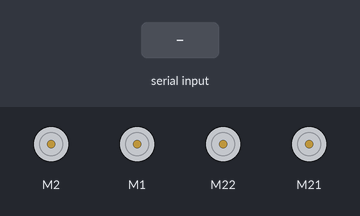
The sketch below on a simulated Arduino Mega 2560, built with avr-gcc and run on an emulated ATmega2560. Shown: 4 × DC motor (green arrow = forward, orange = backward, longer = faster). The inputs (shaded band) are chosen by the test bench. What the sketch prints to the serial monitor is not drawn.

Above: at 1.2 s.
1.3 s: "F90\n" received over Serial
At 2.1 s:
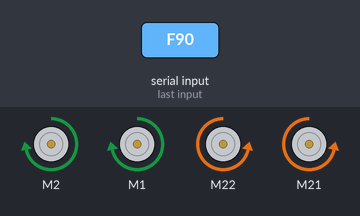
2.8 s: "B90\n" received over the second serial link
At 3.3 s:
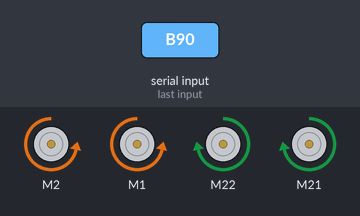
4.3 s: "L90\n" received over Serial
At 5.5 s:
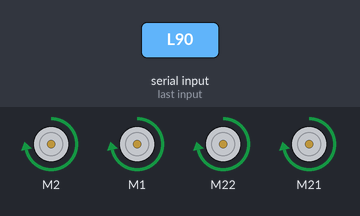
5.8 s: "R90\n" received over the second serial link
At 6.8 s:
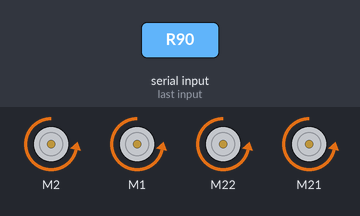
7.3 s: "F90\n" received over the second serial link
At 7.9 s:
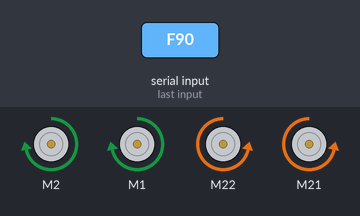
8.8 s: "B,45\n" received over the second serial link
At 10.2 s:
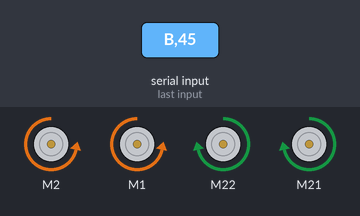
Timing chart, 0 to 11.3 s (numbered marks = the images above; inputs shaded):
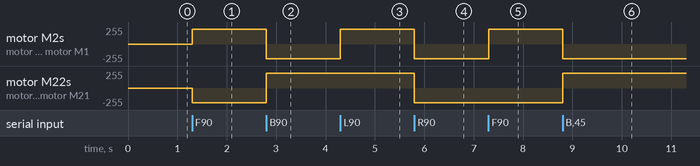

Measured:
- after the input at 1.3 s, motor M2, motor M1: stopped → forward 220/255 at once; motor M22, motor M21: stopped → backward 220/255 at once
- after the input at 2.8 s, motor M2, motor M1: forward 220/255 → backward 220/255 at once; motor M22, motor M21: backward 220/255 → forward 220/255 at once
- after the input at 4.3 s, motor M2, motor M1: backward 220/255 → forward 220/255 at once
- after the input at 5.8 s, motor M2, motor M1, motor M22, motor M21: forward 220/255 → backward 220/255 at once
- after the input at 7.3 s, motor M2, motor M1: backward 220/255 → forward 220/255 at once
- after the input at 8.8 s, motor M2, motor M1: forward 220/255 → backward 220/255 at once; motor M22, motor M21: backward 220/255 → forward 220/255 at once

The sketch:

master_dc.ino
```cpp
#include <MeMegaPi.h>

/*
Standalone master (DC-style drive):
- No encoder position targets.
- Direct DC motor control via run()/stop().
- Commands: F, B, L, R, x, optional V<speed>
- Accepts commands from Serial3 (BT) and Serial (USB).
*/

// ===== Hardware =====
// Adjust these ports to match your motor wiring on MegaPi.
MeMegaPiDCMotor motor_L1(PORT2B);  // Left front
MeMegaPiDCMotor motor_L2(PORT1B);  // Left rear
MeMegaPiDCMotor motor_R1(PORT4B);  // Right front
MeMegaPiDCMotor motor_R2(PORT3B);  // Right rear

// ===== Constants =====
const long SERIAL_BAUD = 115200;
const int DEFAULT_DRIVE_SPEED = 220;
const int MIN_DRIVE_SPEED = 80;
const int MAX_DRIVE_SPEED = 255;

// ===== State =====
int driveSpeed = DEFAULT_DRIVE_SPEED;

// ===== Utility =====
long parseLongSuffix(const String &s, int start, long defaultValue = 0) {
  if (s.length() <= start) return defaultValue;
  return atol(s.substring(start).c_str());
}

void replyMaster(const String &msg) {
  Serial3.println(msg);
}

void setDriveRun(int leftSpeed, int rightSpeed) {
  motor_L1.run(leftSpeed);
  motor_L2.run(leftSpeed);
  motor_R1.run(rightSpeed);
  motor_R2.run(rightSpeed);
}

void driveForward() {
  // Right side is mirrored in this build.
  setDriveRun(driveSpeed, -driveSpeed);
}

void driveBackward() {
  setDriveRun(-driveSpeed, driveSpeed);
}

void turnLeft() {
  setDriveRun(driveSpeed, driveSpeed);
}

void turnRight() {
  setDriveRun(-driveSpeed, -driveSpeed);
}

void stopDrive() {
  motor_L1.stop();
  motor_L2.stop();
  motor_R1.stop();
  motor_R2.stop();
}

// ===== Command processing =====
// Supported:
// F[...], B[...], L[...], R[...]  (suffix ignored so F360 still works)
// x (stop)
// V<speed> (set speed, 80..255)
// Optional prefix accepted: M:
void processCommand(const String &rawInput) {
  String in = rawInput;
  if (in.startsWith("M:")) in = in.substring(2);
  in.trim();
  if (in.length() == 0) return;

  char cmd = in.charAt(0);

  if (cmd == 'F') {
    driveForward();
    replyMaster("M>OK F");
    return;
  }

  if (cmd == 'B') {
    driveBackward();
    replyMaster("M>OK B");
    return;
  }

  if (cmd == 'L') {
    turnLeft();
    replyMaster("M>OK L");
    return;
  }

  if (cmd == 'R') {
    turnRight();
    replyMaster("M>OK R");
    return;
  }

  if (cmd == 'x') {
    stopDrive();
    replyMaster("M>OK STOP");
    return;
  }

  if (cmd == 'V') {
    long requested = parseLongSuffix(in, 1, driveSpeed);
    if (requested < MIN_DRIVE_SPEED) requested = MIN_DRIVE_SPEED;
    if (requested > MAX_DRIVE_SPEED) requested = MAX_DRIVE_SPEED;
    driveSpeed = (int)requested;
    replyMaster("M>OK V" + String(driveSpeed));
    return;
  }
}

void pollCommandStream(Stream &stream) {
  if (!stream.available()) return;
  String line = stream.readStringUntil('\n');
  line.trim();
  processCommand(line);
}

void setup() {
  Serial.begin(SERIAL_BAUD);
  Serial3.begin(SERIAL_BAUD);
  Serial3.setTimeout(10);

  stopDrive();
  Serial.println("Standalone Master DC ready");
}

void loop() {
  pollCommandStream(Serial3);
  pollCommandStream(Serial);
}
                                                                                                                                                                      
```
